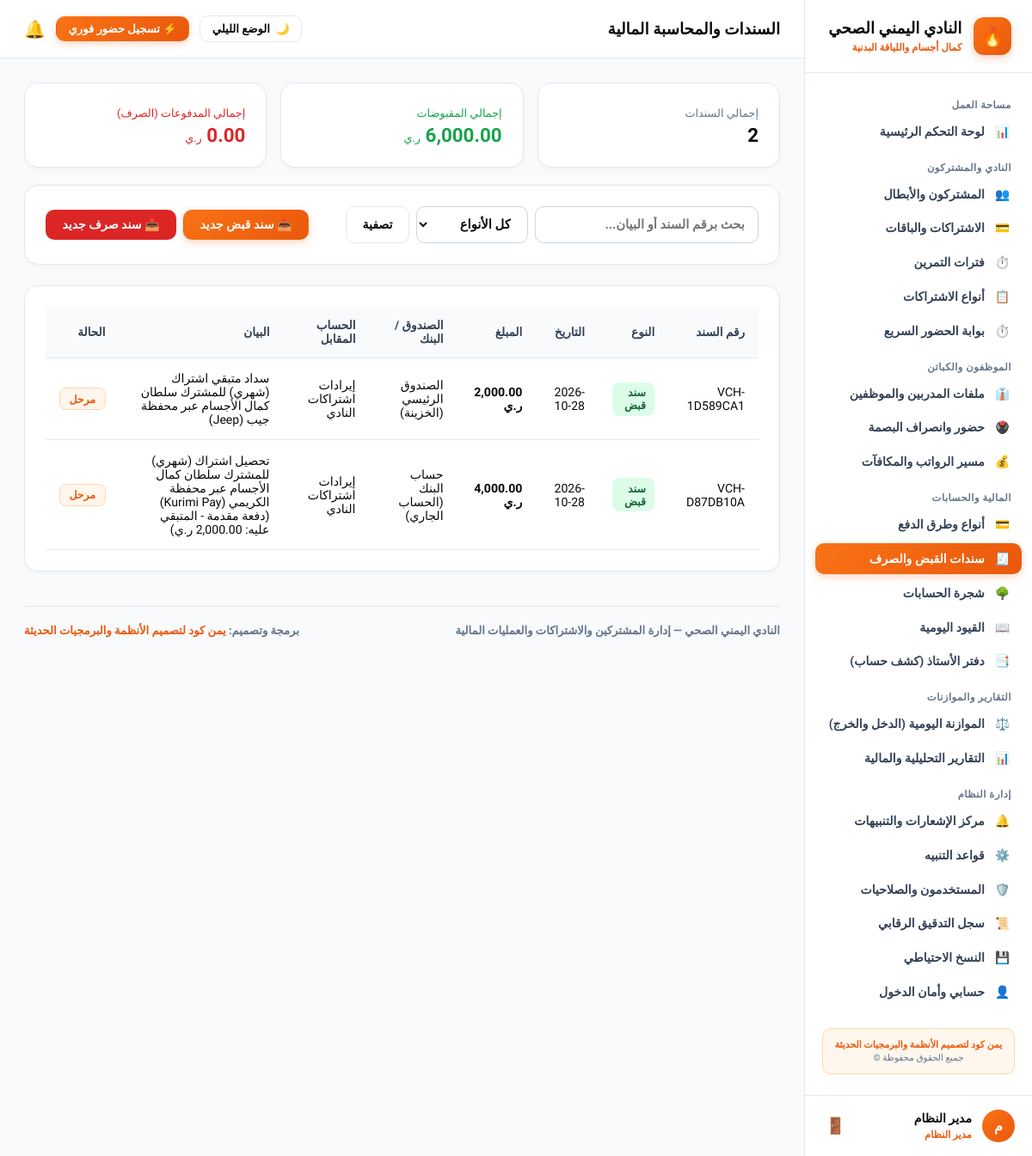
The page /accounting/vouchers (signed in) on the database its author committed.
### app/models.py (models this page shows, shortened)
class User(UserMixin, db.Model):
    __tablename__ = "users"
    id = db.Column(db.Integer, primary_key=True)
    username = db.Column(db.String(80), unique=True, nullable=False)
    password_hash = db.Column(db.String(255), nullable=False)
    full_name = db.Column(db.String(120), nullable=False)
    role_name = db.Column(db.String(50), default="مدير النظام")
    is_active = db.Column(db.Boolean, default=True)
    created_at = db.Column(db.DateTime, default=datetime.utcnow)

class Voucher(db.Model):
    __tablename__ = "vouchers"
    id = db.Column(db.Integer, primary_key=True)
    voucher_number = db.Column(db.String(50), unique=True, nullable=False)
    voucher_type = db.Column(db.String(20), nullable=False)
    voucher_date = db.Column(db.Date, default=date.today)
    amount = db.Column(db.Float, nullable=False, default=0.0)
    account_id = db.Column(db.Integer, db.ForeignKey("accounts.id"), nullable=False)
    contra_account_id = db.Column(db.Integer, db.ForeignKey("accounts.id"), nullable=False)
    description = db.Column(db.String(255), nullable=True)
    status = db.Column(db.String(30), default="مرحل")
    created_at = db.Column(db.DateTime, default=datetime.utcnow)
    account = db.relationship("Account", foreign_keys=[account_id])
    contra_account = db.relationship("Account", foreign_keys=[contra_account_id])

class Account(db.Model):
    __tablename__ = "accounts"
    id = db.Column(db.Integer, primary_key=True)
    code = db.Column(db.String(30), unique=True, nullable=False)
    name = db.Column(db.String(150), nullable=False)
    parent_id = db.Column(db.Integer, db.ForeignKey("accounts.id"), nullable=True)
    node_type = db.Column(db.String(30), default="فرعي")
    is_postable = db.Column(db.Boolean, default=True)
    balance = db.Column(db.Float, default=0.0)
    children = db.relationship("Account", backref=db.backref("parent", remote_side=[id]), lazy=True)

### app/routes/accounting.py (the view, shortened to what this page needs)
@accounting_bp.route("/vouchers", methods=["GET", "POST"])
@login_required
def vouchers():
    q = request.args.get("q", "").strip()
    v_type = request.args.get("type", "")
    query = Voucher.query
    if q:
        query = query.filter((Voucher.voucher_number.contains(q)) | (Voucher.description.contains(q)))
    if v_type:
        query = query.filter(Voucher.voucher_type == v_type)
    all_vouchers = query.order_by(Voucher.id.desc()).all()
    cash_accounts = Account.query.filter(Account.node_type.in_(["صندوق", "بنك"])).all()
    all_postable_accounts = Account.query.filter_by(is_postable=True).all()
    total_receipts = sum(v.amount for v in all_vouchers if v.voucher_type == "قبض")
    total_payments = sum(v.amount for v in all_vouchers if v.voucher_type == "صرف")
    return render_template(
        "accounting/vouchers.html",
        vouchers=all_vouchers,
        cash_accounts=cash_accounts,
        postable_accounts=all_postable_accounts,
        total_receipts=total_receipts,
        total_payments=total_payments,
        q=q,
        type=v_type
    )

### app/templates/accounting/vouchers.html (shortened to what this page needs)
{% extends "base.html" %}
{% block header_title %}السندات والمحاسبة المالية{% endblock %}
{% block content %}
<div style="display: grid; grid-template-columns: repeat(auto-fit, minmax(200px, 1fr)); gap: 1rem; margin-bottom: 1.25rem;">
  <div class="card" style="margin: 0;">
    <span style="font-size: 0.8rem; color: #64748b;">إجمالي السندات</span>
    <h3 style="margin: 0.25rem 0 0 0; font-size: 1.4rem;">{{ vouchers|length }}</h3>
  </div>
  <div class="card" style="margin: 0;">
    <span style="font-size: 0.8rem; color: #16a34a;">إجمالي المقبوضات</span>
    <h3 style="margin: 0.25rem 0 0 0; font-size: 1.4rem; color: #16a34a;">{{ "{:,.2f}".format(total_receipts) }} <span style="font-size: 0.8rem; font-weight: normal;">ر.ي</span></h3>
  </div>
  <div class="card" style="margin: 0;">
    <span style="font-size: 0.8rem; color: #dc2626;">إجمالي المدفوعات (الصرف)</span>
    <h3 style="margin: 0.25rem 0 0 0; font-size: 1.4rem; color: #dc2626;">{{ "{:,.2f}".format(total_payments) }} <span style="font-size: 0.8rem; font-weight: normal;">ر.ي</span></h3>
  </div>
</div>
<div class="card" style="display: flex; justify-content: space-between; align-items: center; flex-wrap: wrap; gap: 1rem;">
  <form method="GET" action="{{ url_for('accounting.vouchers') }}" style="display: flex; gap: 0.5rem; flex: 1; max-width: 480px;">
    <input type="text" name="q" value="{{ q }}" placeholder="بحث برقم السند أو البيان..." class="form-control">
    <select name="type" class="form-control" style="max-width: 130px;">
      <option value="">كل الأنواع</option>
    </select>
    <button type="submit" class="btn btn-secondary">تصفية</button>
  </form>
  <div style="display: flex; gap: 0.5rem;">
    <button type="button" class="btn btn-primary" onclick="openNewVoucherModal('قبض')">📥 سند قبض جديد</button>
    <button type="button" class="btn btn-danger" onclick="openNewVoucherModal('صرف')">📤 سند صرف جديد</button>
  </div>
</div>
<div class="card">
  <div class="table-responsive">
    <table>
      <thead>
        <tr>
          <th>رقم السند</th>
          <th>النوع</th>
          <th>التاريخ</th>
          <th>المبلغ</th>
          <th>الصندوق / البنك</th>
          <th>الحساب المقابل</th>
          <th>البيان</th>
          <th>الحالة</th>
        </tr>
      </thead>
      <tbody>
        {% for v in vouchers %}
        <tr>
          <td><code>{{ v.voucher_number }}</code></td>
          <td>
            {% if v.voucher_type == 'قبض' %}
              <span class="badge badge-success">سند قبض</span>
            {% else %}
              <span class="badge badge-danger">سند صرف</span>
            {% endif %}
          </td>
          <td>{{ v.voucher_date }}</td>
          <td><strong>{{ "{:,.2f}".format(v.amount) }} ر.ي</strong></td>
          <td>{{ v.account.name }}</td>
          <td>{{ v.contra_account.name }}</td>
          <td>{{ v.description or '-' }}</td>
          <td><span class="badge badge-info">{{ v.status }}</span></td>
        </tr>
        {% else %}
        <tr>
          <td colspan="8" style="text-align: center; color: #94a3b8; padding: 2rem;">لا توجد سندات مسجلة.</td>
        </tr>
        {% endfor %}
      </tbody>
    </table>
  </div>
</div>
{% endblock %}

### app/templates/base.html (shortened to what this page needs)
<!doctype html>
<html lang="ar" dir="rtl" data-theme="light">
<head>
  <link rel="stylesheet" href="{{ url_for('static', filename='css/theme-iron.css') }}">
</head>
<body>
  <div class="layout-root">
    <aside class="sidebar">
      <a href="{{ url_for('dashboard.index') }}" class="sidebar-brand">
        <div class="brand-icon">🔥</div>
        <div>
          <strong style="font-size: 1.15rem; display: block; line-height: 1.25; font-weight: 900;">النادي اليمني الصحي</strong>
          <span style="font-size: 0.72rem; color: var(--primary); font-weight: 800;">كمال أجسام واللياقة البدنية</span>
        </div>
      </a>
      <div class="sidebar-nav">
        <div class="nav-group-title">مساحة العمل</div>
        <a href="{{ url_for('dashboard.index') }}" class="nav-link {% if request.path == '/dashboard/' %}active{% endif %}">
          <span>📊</span>
          <span>لوحة التحكم الرئيسية</span>
        </a>
        <div class="nav-group-title">النادي والمشتركون</div>
        <a href="{{ url_for('members.index') }}" class="nav-link {% if '/members' in request.path %}active{% endif %}">
          <span>👥</span>
          <span>المشتركون والأبطال</span>
        </a>
        <a href="{{ url_for('subscriptions.index') }}" class="nav-link {% if request.path == '/subscriptions/' %}active{% endif %}">
          <span>💳</span>
          <span>الاشتراكات والباقات</span>
        </a>
        <a href="{{ url_for('shifts.index') }}" class="nav-link {% if '/shifts' in request.path %}active{% endif %}">
          <span>⏱️</span>
          <span>فترات التمرين</span>
        </a>
        <a href="{{ url_for('subscriptions.plans') }}" class="nav-link {% if '/subscriptions/plans' in request.path %}active{% endif %}">
          <span>📋</span>
          <span>أنواع الاشتراكات</span>
        </a>
        <a href="{{ url_for('attendance.index') }}" class="nav-link {% if '/member-attendance' in request.path %}active{% endif %}">
          <span>⏱️</span>
          <span>بوابة الحضور السريع</span>
        </a>
        <div class="nav-group-title">الموظفون والكباتن</div>
        <a href="{{ url_for('employees.index') }}" class="nav-link {% if request.path == '/employees/' %}active{% endif %}">
          <span>👔</span>
          <span>ملفات المدربين والموظفين</span>
        </a>
        <a href="{{ url_for('employees.attendance') }}" class="nav-link {% if '/employees/attendance' in request.path %}active{% endif %}">
          <span>🖲️</span>
          <span>حضور وانصراف البصمة</span>
        </a>
        <a href="{{ url_for('employees.payroll') }}" class="nav-link {% if '/employees/payroll' in request.path %}active{% endif %}">
          <span>💰</span>
          <span>مسير الرواتب والمكافآت</span>
        </a>
        <div class="nav-group-title">المالية والحسابات</div>
        <a href="{{ url_for('payments.methods') }}" class="nav-link {% if '/payments/methods' in request.path %}active{% endif %}">
          <span>💳</span>
          <span>أنواع وطرق الدفع</span>
        </a>
        <a href="{{ url_for('accounting.vouchers') }}" class="nav-link {% if '/accounting/vouchers' in request.path %}active{% endif %}">
          <span>🧾</span>
          <span>سندات القبض والصرف</span>
        </a>
        <a href="{{ url_for('accounting.accounts') }}" class="nav-link {% if '/accounting/accounts' in request.path %}active{% endif %}">
          <span>🌳</span>
          <span>شجرة الحسابات</span>
        </a>
        <a href="{{ url_for('accounting.journal') }}" class="nav-link {% if '/accounting/journal' in request.path %}active{% endif %}">
          <span>📖</span>
          <span>القيود اليومية</span>
        </a>
        <a href="{{ url_for('accounting.ledger') }}" class="nav-link {% if '/accounting/ledger' in request.path %}active{% endif %}">
          <span>📑</span>
          <span>دفتر الأستاذ (كشف حساب)</span>
        </a>
        <div class="nav-group-title">التقارير والموازنات</div>
        <a href="{{ url_for('reports.daily_balance') }}" class="nav-link {% if '/reports/daily-balance' in request.path %}active{% endif %}">
          <span>⚖️</span>
          <span>الموازنة اليومية (الدخل والخرج)</span>
        </a>
        <a href="{{ url_for('reports.index') }}" class="nav-link {% if request.path == '/reports/' %}active{% endif %}">
          <span>📊</span>
          <span>التقارير التحليلية والمالية</span>
        </a>
        <div class="nav-group-title">إدارة النظام</div>
        <a href="{{ url_for('notifications.index') }}" class="nav-link {% if request.path == '/notifications/' %}active{% endif %}">
          <span>🔔</span>
          <span>مركز الإشعارات والتنبيهات</span>
        </a>
        <a href="{{ url_for('notifications.rules') }}" class="nav-link {% if '/notifications/rules' in request.path %}active{% endif %}">
          <span>⚙️</span>
          <span>قواعد التنبيه</span>
        </a>
        <a href="{{ url_for('auth.users') }}" class="nav-link {% if '/auth/users' in request.path %}active{% endif %}">
          <span>🛡️</span>
          <span>المستخدمون والصلاحيات</span>
        </a>
        <a href="{{ url_for('system.audit') }}" class="nav-link {% if '/system/audit' in request.path %}active{% endif %}">
          <span>📜</span>
          <span>سجل التدقيق الرقابي</span>
        </a>
        <a href="{{ url_for('system.backup') }}" class="nav-link {% if '/system/backup' in request.path %}active{% endif %}">
          <span>💾</span>
          <span>النسخ الاحتياطي</span>
        </a>
        <a href="{{ url_for('auth.profile') }}" class="nav-link {% if '/auth/profile' in request.path %}active{% endif %}">
          <span>👤</span>
          <span>حسابي وأمان الدخول</span>
        </a>
        <div style="margin: 1.5rem 0.5rem 0.5rem 0.5rem; padding: 0.75rem; background: var(--badge-fire-bg); border: 1px solid var(--badge-fire-border); border-radius: 10px; text-align: center;">
          <span style="display: block; font-size: 0.68rem; font-weight: 800; color: var(--primary);">يمن كود لتصميم الأنظمة والبرمجيات الحديثة</span>
          <span style="display: block; font-size: 0.65rem; color: var(--text-caption); margin-top: 2px;">جميع الحقوق محفوظة ©</span>
        </div>
      </div>
      <div class="sidebar-user">
        <div class="user-info">
          <div class="user-avatar">{{ current_user.full_name[0] if current_user.is_authenticated else 'م' }}</div>
          <div>
            <strong style="font-size: 0.88rem; display: block; font-weight: 900;">{{ current_user.full_name if current_user.is_authenticated else 'مستخدم' }}</strong>
            <span style="font-size: 0.72rem; color: var(--primary); font-weight: 800;">{{ current_user.role_name if current_user.is_authenticated else 'مدير النادي' }}</span>
          </div>
        </div>
        <form method="POST" action="{{ url_for('auth.logout') }}">
          <button type="submit" title="تسجيل الخروج" style="background: none; border: none; cursor: pointer; color: var(--text-caption); font-size: 1.15rem; padding: 4px;">
            🚪
          </button>
        </form>
      </div>
    </aside>
    <div class="main-wrapper">
      <header class="topbar">
        <div>
          <h1 style="font-size: 1.15rem; margin: 0; font-weight: 900; color: var(--text-main);">
            {% block header_title %}النادي اليمني الصحي · نظام إدارة الصالة والأنشطة الرياضية{% endblock %}
          </h1>
        </div>
        <div style="display: flex; align-items: center; gap: 0.75rem;">
          <button type="button" class="theme-switch-btn" id="themeToggleBtn" onclick="toggleTheme()" title="التبديل بين الوضع الليلي والنهاري">
            <span id="themeBtnIcon">🌙</span>
            <span id="themeBtnText">الوضع الليلي</span>
          </button>
          <a href="{{ url_for('attendance.index') }}" class="btn btn-primary" style="font-size: 0.82rem; padding: 0.4rem 0.85rem;">
            ⚡ تسجيل حضور فوري
          </a>
          <a href="{{ url_for('notifications.index') }}" title="الإشعارات" style="text-decoration: none; font-size: 1.25rem; position: relative;">
            🔔
          </a>
        </div>
      </header>
      <main class="content-area">
        {% block content %}{% endblock %}
        <footer style="margin-top: 2.5rem; padding-top: 1.25rem; border-top: 1.5px solid var(--card-border); display: flex; justify-content: space-between; align-items: center; flex-wrap: wrap; gap: 0.75rem; font-size: 0.82rem; color: var(--text-caption); font-weight: 700;">
          <div>
            <strong>النادي اليمني الصحي</strong> — إدارة المشتركين والاشتراكات والعمليات المالية
          </div>
          <div>
            برمجة وتصميم: <strong style="color: var(--primary);">يمن كود لتصميم الأنظمة والبرمجيات الحديثة</strong>
          </div>
        </footer>
      </main>
    </div>
  </div>
</body>
</html>

### rows shown on the page
User: is_active+full_name "م", is_active+full_name "مدير النظام", is_active+role_name "مدير النظام"
Voucher: voucher_number "VCH-1D589CA1", voucher_type "سند قبض", voucher_date "2026-10-28", amount "2,000.00", account.name "الصندوق الرئيسي (الخزينة)", contra_account.name "إيرادات اشتراكات النادي", description "سداد متبقي اشتراك (شهري) للمشترك سلطان كمال الأجسام عبر محفظة جيب (Jeep)", status "مرحل"
Voucher: voucher_number "VCH-D87DB10A", voucher_type "سند قبض", voucher_date "2026-10-28", amount "4,000.00", account.name "حساب البنك (الحساب الجاري)", contra_account.name "إيرادات اشتراكات النادي", description "تحصيل اشتراك (شهري) للمشترك سلطان كمال الأجسام عبر محفظة الكريمي (Kurimi Pay) (دفعة مقدمة - المتبقي عليه: 2,000.00 ر.ي)", status "مرحل"

### other values the page prints
{{ vouchers|length }} "2"
